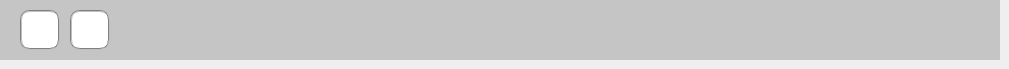
   <widget class="GameScene" name="gameScene">
    <widget class="QWidget" name="edge_4" native="true">
     <property name="geometry">
      <rect>
       <x>0</x>
       <y>0</y>
       <width>1000</width>
       <height>60</height>
      </rect>
     </property>
     <property name="styleSheet">
      <string notr="true">background-color: rgba(97, 97, 97, 0.3);</string>
     </property>
     <widget class="QPushButton" name="homeBtn">
      <property name="geometry">
       <rect>
        <x>20</x>
        <y>10</y>
        <width>40</width>
        <height>40</height>
       </rect>
      </property>
      <property name="styleSheet">
       <string notr="true">QPushButton{
image: url(:/res/home.png);
color: rgb(97, 97, 97);
background-color: rgb(255, 255, 255);
border:2px groove gray;
border-radius:10px;
padding:2px 4px;
}
QPushButton:hover{
background-color: rgba(255, 255, 255, 0.2);
}
QPushButton:pressed{
background-color: rgba(95, 95, 95, 0.3);
border-color:rgba(255,255,255,0.3);
border-style:inset;
color:rgb(255, 255, 255);
}</string>
      </property>
      <property name="text">
       <string/>
      </property>
     </widget>
     <widget class="QPushButton" name="restartBtn">
      <property name="geometry">
       <rect>
        <x>70</x>
        <y>10</y>
        <width>40</width>
        <height>40</height>
       </rect>
      </property>
      <property name="styleSheet">
       <string notr="true">QPushButton{
image: url(:/res/restart.png);
color: rgb(97, 97, 97);
background-color: rgb(255, 255, 255);
border:2px groove gray;
border-radius:10px;
padding:4px 6px;
}
QPushButton:hover{
background-color: rgba(255, 255, 255, 0.2);
}
QPushButton:pressed{
background-color: rgba(95, 95, 95, 0.3);
border-color:rgba(255,255,255,0.3);
border-style:inset;
color:rgb(255, 255, 255);
}</string>
      </property>
      <property name="text">
       <string/>
      </property>
     </widget>
    </widget>
   </widget>
